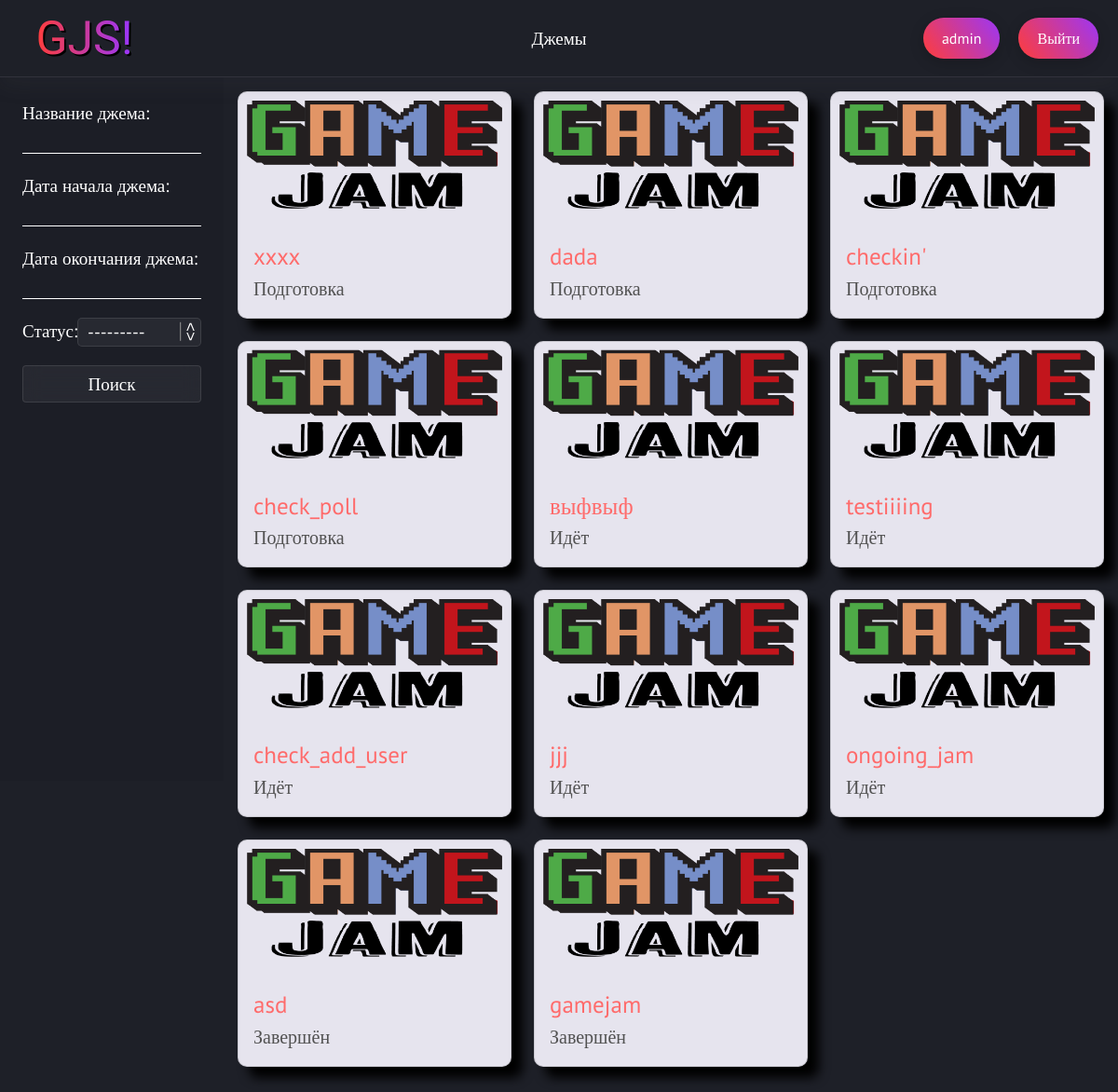
Page /jams/ (signed in) on the committed database.
### users/models.py (models this page shows)
class User(AbstractUser):
    email = models.EmailField(unique=True, verbose_name="Электронная почта")
    avatar_image = models.ImageField(upload_to="users", blank=True, null=True)
    hat_image = models.ImageField(upload_to="users", blank=True, null=True)

### jams/models/gamejam.py (models this page shows, shortened)
class GameJam(models.Model):
    jam_status = [
        ("FN", "Завершён"),
        ("OG", "Идёт"),
        ("PR", "Подготовка")
    ]
    uuid = models.UUIDField(primary_key=True, default=uuid.uuid4, editable=False)
    title = models.CharField(max_length=255, verbose_name='Название джема')
    date_start = models.DateTimeField(verbose_name='Дата начала')
    date_end = models.DateTimeField(verbose_name='Дата окончания')
    theme = models.CharField(max_length=255, blank=True, verbose_name='Тема')
    status = models.CharField(max_length=3, choices=jam_status, default="PR", verbose_name='Статус')
    winner = models.ForeignKey(settings.AUTH_USER_MODEL, related_name="user_winner",
                               on_delete=models.SET_NULL, blank=True, null=True, verbose_name='Победитель')
    users = models.ManyToManyField(settings.AUTH_USER_MODEL, related_name="users",
                                   blank=True, verbose_name='Участники')
    class Meta:
        verbose_name = "Геймджем"
        verbose_name_plural = "Геймджемы"

### jams/views.py (the view)
# urls.py: path('', views.GameJamsLists.as_view(), name='jams_list'),
class GameJamsLists(ListView):
    template_name = 'pages/jams_pages/jams.html'
    queryset = GameJam.objects.order_by('-status', '-date_start')
    def get_context_data(self, **kwargs):
        context = super().get_context_data(**kwargs)
        context["filter"] = GameJamsFilter(self.request.GET, queryset=self.get_queryset())
        return context

### users/authentication.py (called while the page is built)
    def get_user(self, user_id):
        UserModel = get_user_model()
        try:
            return UserModel.objects.get(pk=user_id)
        except UserModel.DoesNotExist:
            return None

### templates/pages/jams_pages/jams.html (shortened to what this page needs)
{% extends 'base.html' %}
{% load static %}
{% block head %}
<link rel="stylesheet" href="{% static 'css/form.css' %}">
<link rel="stylesheet" href="{% static 'css/sidebar.css' %}">
<link rel="stylesheet" href="https://code.jquery.com/ui/1.12.1/themes/base/jquery-ui.css">
{% endblock %}
{% block sidebar %}
<form method="get" class="filter">
    {{ filter.form.as_p }}
    <button class="btn-form">Поиск</button>
</form>
{% endblock %}
{% block content %}
<div class="main-container">
    <div class="row">
        {% for jam in filter.qs %}
            <div class="col-md-4 mb-4">
                <div class="card">
                    <a href="{% url 'gamejam_detail' uuid=jam.uuid %}">
                        <img src="{% static 'img/logo.png' %}" class="card-img-top" alt="Game Jam Logo" style="padding: 3%">
                    </a>
                    <div class="card-body">
                        <div>
                            <a href="{% url 'gamejam_detail' uuid=jam.uuid %}" class="card-title">{{ jam.title }}</a>
                            <p class="card-text">{{ jam.get_status_display }}</p>
                        </div>
                    </div>
                </div>
            </div>
        {% endfor %}
    </div>
</div>
{% endblock %}

### templates/base.html (shortened to what this page needs)
<!doctype html>
<html lang="en">
<head>
    {% load static %}
    <link rel="stylesheet" href="{% static 'css/header.css' %}">
    <link href="https://cdn.jsdelivr.net/npm/bootstrap@5.0.1/dist/css/bootstrap.min.css" rel="stylesheet"
>
    <link rel="stylesheet" href="{% static 'css/container.css' %}">
    <link rel="stylesheet" href="{% static 'css/buttons.css' %}">
    <link rel="stylesheet" href="{% static 'css/style.css' %}">
    <link rel="stylesheet" href="{% static 'css/slider.css' %}">
    {% block head %}
    {% endblock %}
</head>
<body>
<header>
    <nav>
        <h1 class="gjs"><a id="logo" href="{% url 'home_page' %}">GJS!</a></h1>
        <ul>
            <li><a href="{% url 'jams_list' %}" class="menu-button">Джемы</a></li>
        </ul>
        <ul>
            {% if request.user.is_authenticated %}
            <li><a href="{% url 'profile_detail' request.user.username %}" class="a-button">{{request.user.username}}</a></li>
            <li><a href="{% url 'logout' %}" class="a-button">Выйти</a></li>
            {% else %}
            <li><a href="{% url 'login' %}" class="a-button">Войти</a></li>
            <li><a href="{% url 'regist' %}" class="a-button">Зарегистрироваться</a></li>
            {% endif %}
        </ul>
    </nav>
</header>
<aside>
    {% block sidebar %}
    {% endblock %}
</aside>
<main>
    {% block content %}
    {% endblock %}
</main>
</body>
</html>

### static/css/header.css (style rules this page uses)
header { position: sticky; text-align: center; background: var(--main-background); box-shadow: 0px 10px 20px rgba(84, 84, 89, 0.1); border-bottom: 1px solid rgb(50, 50, 60); width: 100%; height: 100%; z-index: 1000; left: 0; top: 0; grid-column: 1 / 3; }
nav { display: grid; grid-template-columns: 1fr auto 1fr; align-items: center; padding: 11px; height: 100%; }
nav ul { list-style-type: none; margin: 0; padding: 0; display: flex; align-items: center; justify-content: flex-end; min-width: 30%; height: 100%; }
nav ul li { display: flex; height: 100%; align-items: center; margin: 0 5px; }
nav ul li .a-button { border-radius: 50px; }
nav a { color: white; margin-left: 5px; margin-right: 5px; text-align: center; }
.gjs { margin: 0; display: flex; font-family: "Jacquard 12", serif; font-weight: 400; font-size: 50px; }
#logo { position: relative; background: linear-gradient(90deg, #ff3d3a, #9736ff); background-clip: text; color: transparent; margin-left: 5%; }
#logo::before { content: 'GJS!'; position: absolute; color: black; inset: 0; margin: auto; z-index: -1; top: 2px; left: 2px; }

### static/css/container.css (style rules this page uses)
.card { position: relative; display: flex; flex-direction: column; word-wrap: break-word; border-radius: 10px; min-width: 0; background-color: #e6e4ee; background-clip: border-box; transition: all 0.25s ease-in-out; box-shadow: 12px 12px 12px rgba(0, 0, 0, 1.5); }
.card-body { display: flex; justify-content: space-between; }
.card-title { font-size: 25px; color: #ff6b6b; }
.card-text { font-size: 20px; color: rgb(82, 82, 82); }
.row { padding: 15px; }

### static/css/buttons.css (style rules this page uses)
.a-button { background: linear-gradient(55deg, #ff3d3a, #9736ff, #ff3d3a); border: none; border-radius: 5px; padding: 10px 20px; font-size: 16px; cursor: pointer; transition: transform 0.2s, box-shadow 0.2s, background-position 0.5s ease-in-out; box-shadow: 0 4px 15px rgba(0, 0, 0, 0.2); background-size: 250%; background-position: 0; }
.menu-button { position: relative; }
.menu-button::before { content: ''; position: absolute; top: 26px; right: 0; left: 50%; bottom: 0; width: 0px; height: 2px; background-color: #fff; transform: translateX(-50%); transition: width 0.3s ease-in-out; }

### static/css/style.css (style rules this page uses)
:root { --main-background: rgb(30, 32, 40); --head-foot: linear-gradient(90deg, rgb(24, 128, 255) 0%, rgba(24,128,255,1) 50%, rgba(48,159,255,1) 100%); }
* { scroll-behavior: smooth; }
body { background: var(--main-background); font-family: "PT Sans", serif; font-weight: 400; font-style: normal; color: #fff; font-size: 19px; display: grid; grid-template-rows: auto 1fr; grid-template-columns: auto 4fr; min-height: 100vh; }
a { text-decoration: none; }
p { margin: 0; }
button { border: none; text-decoration: none; cursor: pointer; }

### static/css/form.css (style rules this page uses)
input { border: none; outline: none; }
input { width: 100%; padding: 0; background-color: transparent; border-bottom: 1px solid white; color: #fff; }
.poll-button, .btn-form { background-color: rgba(255, 255, 255, 0.05); border: 1px solid rgba(255, 255, 255, 0.1); backdrop-filter: blur(10px); border-radius: 4px; padding: 5px; color: #fff; }
.btn-form { width: 100%; }
label { color: white; }

### static/css/sidebar.css (style rules this page uses)
aside { width: auto; position: relative; align-self: start; }
.filter { position: fixed; display: flex; gap: 20px; justify-content: space-around; flex-direction: column; width: 20vw; padding: 2vw; }
.filter::before { content: ''; position: absolute; top: -12%; left: 0; background-color: rgb(28, 30, 38); z-index: -1; width: 100%; height: 100vh; }
.filter p:nth-child(4) { position: relative; display: flex; justify-content: space-between }
select { -webkit-appearance: none; -moz-appearance: none; appearance: none; width: 70%; outline: none; border-radius: 5px; text-indent: 10px; background-color: rgba(255, 255, 255, 0.05); border: 1px solid rgba(255, 255, 255, 0.1); color: #fff; }
.filter p:nth-child(4)::after { content: '<>'; font: 17px "Consolas", monospace; position: absolute; right: 3px; top: 50%; transform: translateY(50%); transform: translateY(-50%) rotate(90deg); border-bottom: 1px solid #999; pointer-events: none; }
option { color: black; }

### rows in the picture
User: user.username "admin"
GameJam: title "xxxx", status "Подготовка"
GameJam: title "dada", status "Подготовка"
GameJam: title "checkin'", status "Подготовка"
GameJam: title "check_poll", status "Подготовка"
GameJam: title "выфвыф", status "Идёт"
GameJam: title "testiiiing", status "Идёт"
GameJam: title "check_add_user", status "Идёт"
GameJam: title "jjj", status "Идёт"
GameJam: title "ongoing_jam", status "Идёт"
GameJam: title "asd", status "Завершён"
GameJam: title "gamejam", status "Завершён"
